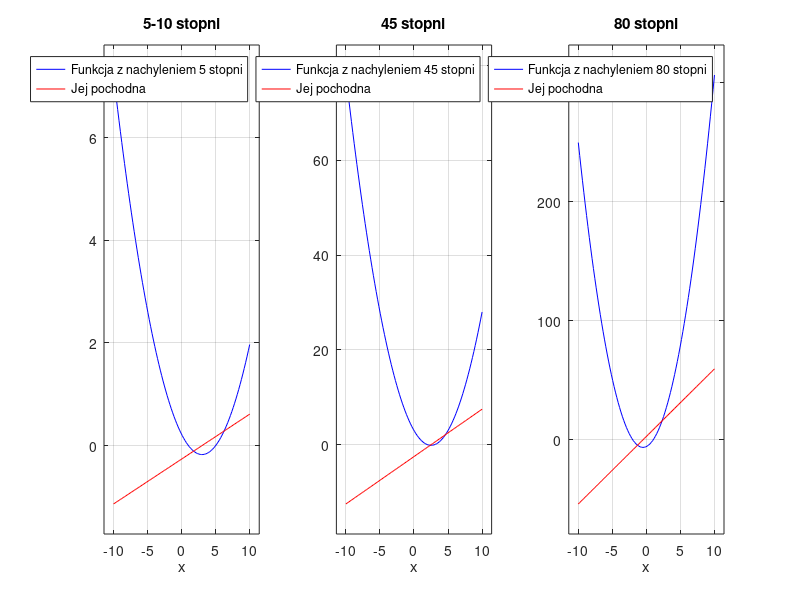

MATLAB code for this plot: (Note: this script raises an error after producing the figure.)
% METODA BISEKCJI


clear all; close all; clc;

deg_45 = [2, 3];
deg_5 = [1, 5];
deg_80 = [-2, 1];

f_5 = @(x) tan(deg2rad(5))/2 * (x - deg_5(1)) .* (x - deg_5(2));
f_45 = @(x) tan(deg2rad(45))/2 * (x - deg_45(1)) .* (x - deg_45(2));        % Deklaracja funkcji
f_80 = @(x) tan(deg2rad(80))/2 * (x - deg_80(1)) .* (x - deg_80(2));

df_5 = @(x) 2 * tan(deg2rad(5))/2 * x - tan(deg2rad(5))/2 * sum(deg_5);
df_45 = @(x) 2 * tan(deg2rad(45))/2 * x - tan(deg2rad(45))/2 * sum(deg_45);     % Deklaracja pochodnych
df_80 = @(x) 2 * tan(deg2rad(80))/2 * x - tan(deg2rad(80))/2 * sum(deg_80);


x = linspace(-10, 10, 100);

figure;

subplot(1, 3, 1);
plot(x, f_5(x), 'b-', x, df_5(x), 'r-');
axis("padded");
title('5-10 stopni'); xlabel('x'); grid on;
legend('Funkcja z nachyleniem 5 stopni', 'Jej pochodna');

subplot(1, 3, 2);
plot(x, f_45(x), 'b-', x, df_45(x), 'r-');
axis("padded");
title('45 stopni'); xlabel('x'); grid on;
legend('Funkcja z nachyleniem 45 stopni', 'Jej pochodna');

subplot(1, 3, 3);
plot(x, f_80(x), 'b-', x, df_80(x), 'r-');
axis("padded");
title('80 stopni'); xlabel('x'); grid on;
legend('Funkcja z nachyleniem 80 stopni', 'Jej pochodna');

tolerance = 0.00001

it_sin = 1;
it_5 = 1;
it_45 = 1;
it_80 = 1;

bisection_sin = 0;
bisection_5 = 0;
bisection_45 = 0;
bisection_80 = 0;

x_5 = 1;
x_45 = 2;
x_80 = 1;

pause;

while (abs(bisection_5(end)-x_5)) > tolerance
    it_5 = it_5 + 1;
    bisection_5 = nonlinsolvers(f_5, df_5, 0, 2.9, 'bisection', it_5);
end
disp('Osiągnięto wymaganą dokładność dla nachylenia 5 stopni. Liczba iteracji: ');
disp(it_5);

while (abs(bisection_45(end)-x_45)) > tolerance
    it_45 = it_45 + 1;
    bisection_45 = nonlinsolvers(f_45, df_45, 1, 2.5, 'bisection', it_45);
end
disp('Osiągnięto wymaganą dokładność dla nachylenia 45 stopni. Liczba iteracji: ');
disp(it_45);

while (abs(bisection_80(end)-x_80)) > tolerance
    it_80 = it_80 + 1;
    bisection_80 = nonlinsolvers(f_80, df_80, 0, 2.5, 'bisection', it_80);
end
disp('Osiągnięto wymaganą dokładność dla nachylenia 80 stopni. Liczba iteracji: ');
disp(it_80);

figure;
subplot(1, 3, 1);
plot(1:it_5, bisection_5, "bo-"), xlabel('iter'); title('Parabola o nachylniu 5 stopni');
grid on;
subplot(1, 3, 2);
plot(1:it_45, bisection_45, "bo-"), xlabel('iter'); title('Parabola o nachylniu 45 stopni');
grid on;
subplot(1, 3, 3);
plot(1:it_80, bisection_80, "bo-"), xlabel('iter'); title('Parabola o nachylniu 80 stopni');
grid on;


pause;
figure;
plot([5, 45, 80], [length(bisection_5), length(bisection_45), length(bisection_80)], "ro--", 'MarkerSize', 10);
axis("padded");
title("Zależność ilości konieczych iteracji od nachylenia funkcji: ");
xlabel("Nachylenie w stopniach");
ylabel("Liczba iteracji");
grid on;



